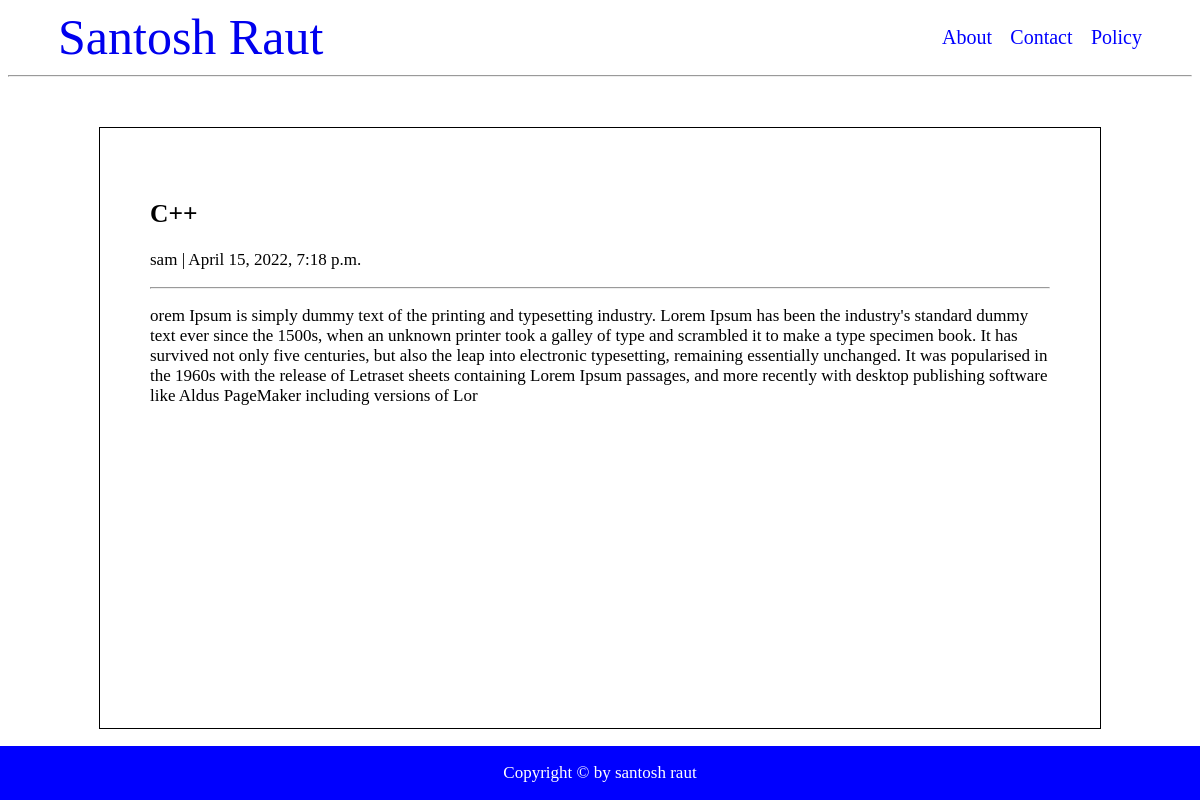
Screenshot of /c/ with the database file from the repository.
### blog/models.py (models this page shows, shortened)
class Post(models.Model):
    title = models.CharField(max_length=200, unique=True)
    slug = models.SlugField(max_length=200, unique=True)
    author = models.ForeignKey(User, on_delete=models.CASCADE, related_name='blog_posts')
    created_on = models.DateTimeField(auto_now_add=True)
    updated_on = models.DateTimeField(auto_now=True)
    status = models.IntegerField(choices=STATUS, default=0)
    content = models.TextField()
    class Meta:
        ordering = ['-created_on']

### blog/views.py (the view)
# urls.py: path('<slug:slug>/',views.PostDetail.as_view(), name='post_detail')
class PostDetail(generic.DetailView):
    model = Post
    template_name = 'post_detail.html'

### templates/post_detail.html (shortened to what this page needs)
{% extends 'base.html' %}
{% block content %}
<div class="box">
    <h2>{% block title %} {{ object.title }} {% endblock title %}</h2>
    <p>{{ post.author }} | {{ post.created_on }}</p>
    <hr>
    <p>{{ object.content | safe }}</p>
</div>
{% endblock content %}

### templates/base.html (style rules this page uses)
body { font-size: 17px; }

### templates/post_detail.html (style rules this page uses)
.box { width: 900px; height: 500px; border: 1px solid black; margin: 50px auto; padding: 50px; }

### rows the page displays
Post: title "C++", author "sam", created_on "April 15, 2022, 7:18 p.m.", content "orem Ipsum is simply dummy text of the printing and typesetting industry. Lorem Ipsum has been the industry's standard dummy text ever since the 1500s, when an unknown printer took a galley of type and scrambled it to make a type specimen book. It has survived not only five centuries, but also the leap into electronic typesetting, remaining essentially unchanged. It was popularised in the 1960s with the release of Letraset sheets containing Lorem Ipsum passages, and more recently with desktop publishing software like Aldus PageMaker including versions of Lor"
